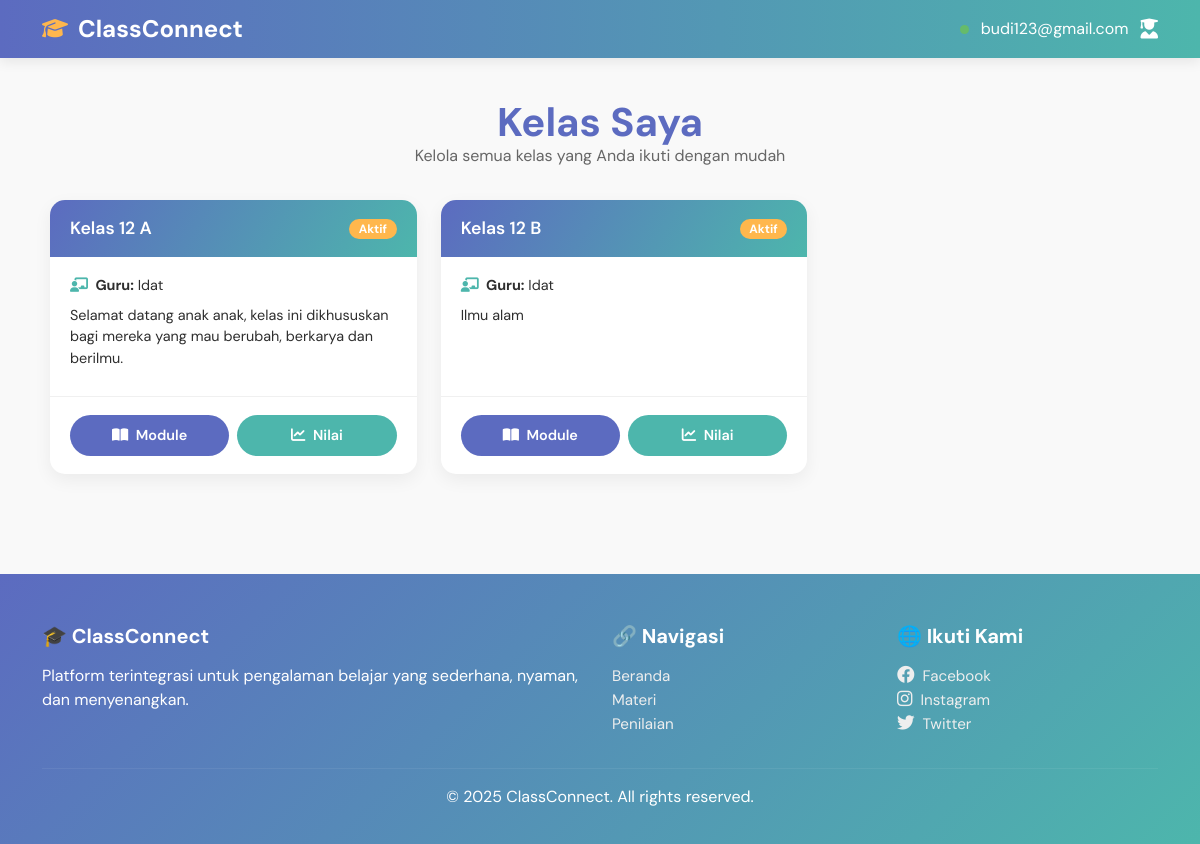
Page /hal_siswa/kelas_saya/siswa.php (signed in) on the committed database.
### tables this page shows
CREATE TABLE `classes` (
  `id` int(11) NOT NULL,
  `name` varchar(100) NOT NULL,
  `description` text DEFAULT NULL,
  `teacher_id` int(11) DEFAULT NULL
);

CREATE TABLE `users` (
  `id` int(11) NOT NULL,
  `name` varchar(100) NOT NULL,
  `email` varchar(100) NOT NULL,
  `password` varchar(255) NOT NULL,
  `role` enum('guru','siswa') NOT NULL,
  `created_at` timestamp NOT NULL DEFAULT current_timestamp()
);

### hal_siswa/kelas_saya/siswa.php (the view, shortened to what this page needs)
<?php
if (isset($_SESSION['user_id'])) {
  $user_id = $_SESSION['user_id'];
  $email   = $_SESSION['email'];
} else {
  header("Location: ../../index.php");
  exit();
}
?>
<!DOCTYPE html>
<html lang="id">
<head>
  <link href="https://cdn.jsdelivr.net/npm/bootstrap@5.3.0/dist/css/bootstrap.min.css" rel="stylesheet">
  <link href="https://cdnjs.cloudflare.com/ajax/libs/font-awesome/6.4.0/css/all.min.css" rel="stylesheet">
</head>
<body>
  <nav class="navbar d-flex align-items-center justify-content-between">
    <div class="container">
      <div class="navbar-left d-flex align-items-center gap-3">
        <div class="logo d-flex align-items-center gap-2">
          <a class="navbar-brand logo-title" href="dashboard.php"><i class="fas fa-graduation-cap"></i> ClassConnect</a>
        </div>
      </div>
      <div class="navbar-right">
        <span class="status"></span>
        <span class="status-text d-none d-md-inline"><?= $email ?></span>
        <div class="user-avatar" onclick="toggleDropdown()">
          <span><i class="fas fa-user-graduate"></i></span>
        </div>
      </div>
    </div>
  </nav>
  <main class="container">
    <h1>Kelas Saya</h1>
    <p class="text-center" style="color:#666;margin-top:-6px;margin-bottom:32px">
      Kelola semua kelas yang Anda ikuti dengan mudah
    </p>
    <div class="kelas-grid">
      <?php
      require_once '../../config/db.php';
      $sql = "SELECT c.id class_id,c.name class_name,c.description class_description,
                   u.name teacher_name
            FROM classes c
            JOIN class_enrollments ce ON c.id = ce.class_id
            JOIN users u ON c.teacher_id = u.id
            WHERE ce.student_id = ?";
      $stmt = $conn->prepare($sql);
      $stmt->bind_param("i", $user_id);
      $stmt->execute();
      $data_classes = $stmt->get_result(); ?>
      <?php if ($data_classes->num_rows === 0): ?>
        <div class="text-center mt-5">
          <img src="https://cdn-icons-png.flaticon.com/512/4076/4076549.png" alt="No class" width="120" class="mb-4" />
          <h5 style="color: #999;">Belum ada kelas yang Anda ikuti</h5>
          <p style="color: #aaa;">Silakan hubungi guru Anda untuk mendapatkan kode kelas atau tunggu undangan dari sistem.</p>
        </div>
      <?php else: ?>
        <div class="d-flex kelas-grid">
          <?php foreach ($data_classes as $class) { ?>
            <div class="d-flex col-4 kelas-card">
              <div class="kelas-header">
                <h2><?= $class['class_name']; ?></h2>
                <span class="badge">Aktif</span>
              </div>
              <div class="kelas-body">
                <p><i class="fas fa-chalkboard-teacher"></i><strong> Guru:</strong> <?= $class['teacher_name']; ?></p>
                <p><?= $class['class_description']; ?></p>
              </div>
              <div class="action-buttons">
                <button class="btn-materi" onclick="toModule(<?= $class['class_id']; ?>)">
                  <i class="fas fa-book-open me-1"></i> Module
                </button>
                <button class="btn-nilai">
                  <i class="fas fa-chart-line me-1"></i> Nilai
                </button>
              </div>
            </div>
          <?php } ?>
        </div>
      <?php endif; ?>
    </div>
  </main>
  <footer>
    <div class="container">
      <div class="row gy-4">
        <div class="col-lg-6">
          <h5>🎓 ClassConnect</h5>
          <p>Platform terintegrasi untuk pengalaman belajar yang sederhana, nyaman, dan menyenangkan.</p>
        </div>
        <div class="col-lg-3">
          <h5>🔗 Navigasi</h5>
          <a href="../Dashboard/Dashboard.php">Beranda</a><br>
          <a href="#">Materi</a><br>
          <a href="#">Penilaian</a>
        </div>
        <div class="col-lg-3">
          <h5>🌐 Ikuti Kami</h5>
          <a href="#"><i class="fab fa-facebook footer-icon"></i>Facebook</a><br>
          <a href="#"><i class="fab fa-instagram footer-icon"></i>Instagram</a><br>
          <a href="#"><i class="fab fa-twitter footer-icon"></i>Twitter</a>
        </div>
      </div>
      <hr style="border-color:rgba(255,255,255,.25);margin-top:32px;">
      <div class="text-center">&copy; 2025 ClassConnect. All rights reserved.</div>
    </div>
  </footer>
</body>
</html>

### hal_siswa/kelas_saya/siswa.php (style rules this page uses)
:root { --primary: #5C6BC0; --accent: #4DB6AC; --secondary: #FFB74D; --info: #66BB6A; --bg: #F9F9F9; --dark: #2E2E2E; }
body { font-family: 'DM Sans', sans-serif; background: var(--bg); color: var(--dark); margin: 0; }
.navbar { background: linear-gradient(90deg, var(--primary), var(--accent)); box-shadow: 0 4px 12px rgba(0, 0, 0, .08); padding: .75rem 1rem; }
.navbar .logo-title { font-weight: 700; color: #fff; font-size: 1.5rem; line-height: 1; }
.navbar-brand { font-weight: 700; font-size: 1.6rem; color: var(--primary); display: flex; align-items: center; gap: 10px; }
.navbar-brand i { font-size: 1.3rem; color: var(--secondary); }
.navbar-right { display: flex; align-items: center; gap: .75rem; color: #fff; }
.status { width: 9px; height: 9px; border-radius: 50%; background: var(--info); }
.user-avatar { position: relative; cursor: pointer; }
.user-avatar span { font-size: 1.25rem; color: #fff; }
main.container { padding: 40px 20px; }
main h1 { font-weight: 700; color: var(--primary); text-align: center; margin-bottom: .25rem; }
.kelas-grid { gap: 1.5rem; grid-template-columns: repeat(auto-fill, minmax(260px, 1fr)); }
.kelas-card { background: #fff; border-radius: 15px; overflow: hidden; box-shadow: 0 6px 18px rgba(0, 0, 0, .06); display: flex; flex-direction: column; transition: .3s; }
.kelas-header { padding: 18px 20px; background: linear-gradient(120deg, var(--primary), var(--accent)); color: #fff; display: flex; justify-content: space-between; align-items: center; }
.kelas-header h2 { font-size: 1.1rem; font-weight: 600; margin: 0; }
.badge { background: var(--secondary); padding: .25rem .6rem; border-radius: 12px; font-size: .75rem; }
.kelas-body { padding: 18px 20px; flex: 1; }
.kelas-body p { margin-bottom: .5rem; font-size: .9rem; }
.kelas-body i { color: var(--accent); margin-right: 4px; }
.action-buttons { padding: 18px 20px; border-top: 1px solid #f0f0f0; display: flex; gap: .5rem; }
.action-buttons button { flex: 1; border: none; border-radius: 25px; padding: 10px; font-weight: 600; font-size: .9rem; cursor: pointer; transition: .25s; }
.btn-materi { background: var(--primary); color: #fff; }
.btn-nilai { background: var(--accent); color: #fff; }
footer { background: linear-gradient(135deg, var(--primary), var(--accent)); color: #fff; padding: 50px 0 35px; margin-top: 60px; }
footer h5 { font-weight: 700; margin-bottom: 1rem; }
footer a { color: #eee; text-decoration: none; font-size: .95rem; }
.footer-icon { font-size: 1.1rem; margin-right: 8px; }

### rows in the picture
classes: name "Kelas 12 A", teacher.name "Idat", description "Selamat datang anak anak, kelas ini dikhususkan bagi mereka yang mau berubah, berkarya dan berilmu."
classes: name "Kelas 12 B", teacher.name "Idat", description "Ilmu alam"

### other values in the picture
$email "budi123@gmail.com"
